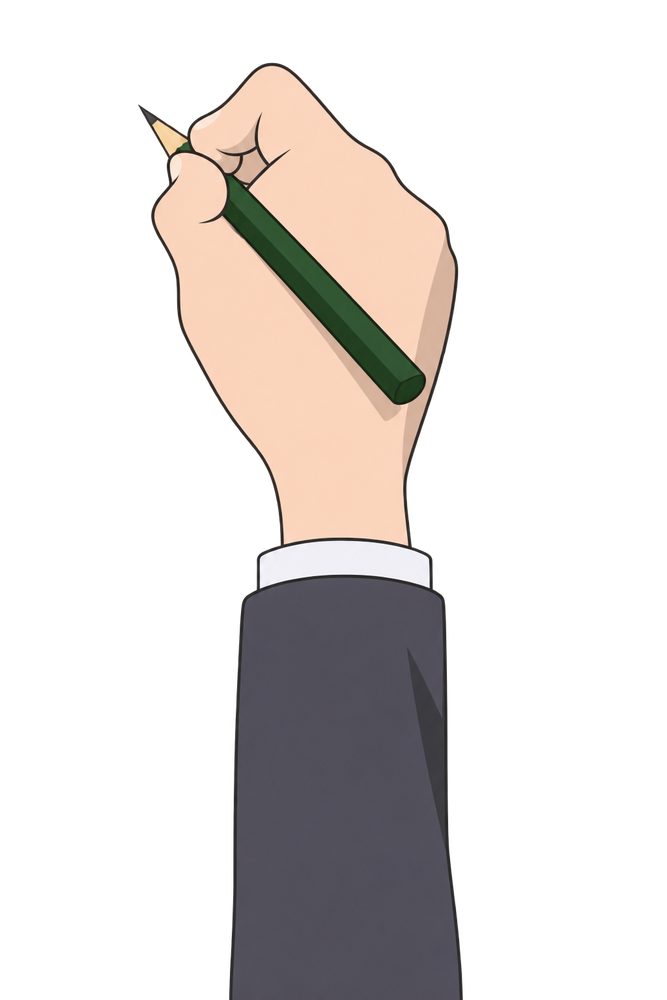
#> input picture art/cut/h08b_scrawl.png, 667 x 1000 px, shrunk from 1024 x 1536 before the run
$ python edge_clean.py ../art/cut/h08b_scrawl.png
#> lines starting #> are read from the running program, lines starting #| are printed output that depends on the picture; after the words box and inside, x2 and y2 are one past the last pixel; in counts of white or black regions, pixels touching at a corner belong together
"""Remove the light fringe round a cut-out's silhouette.

Cut-outs come from drawings on white. Outside the drawing's outer ink line there is a 1-2 px ring of light,
anti-aliased pixels; on a light background nobody sees it, on a dark one (the graphite hall, the sky) it reads
as a white edge round the figure, like a sticker. This drops the light pixels in the outer band (the line
itself stays), then softens the new edge by one pixel. Writes in place; the first original is kept in
art/cut/_edge/.
usage: python tools/edge_clean.py art/cut/a.png [art/cut/b.png ...]   [--band 2] [--light 0.55]
"""
import sys, os, shutil
import numpy as np
from PIL import Image
from scipy import ndimage

args = [a for a in sys.argv[1:] if not a.startswith('--')]
opt = lambda k, d: float(sys.argv[sys.argv.index(k) + 1]) if k in sys.argv else d
band_w = int(opt('--band', 2)); light_t = opt('--light', 0.55)
prot = [int(v) for v in sys.argv[sys.argv.index('--protect') + 1].split(',')] if '--protect' in sys.argv else None
os.makedirs('art/cut/_edge', exist_ok=True)
for p in args:
    if p.startswith('--') or (sys.argv[sys.argv.index(p) - 1] in ('--band', '--light', '--protect')): continue
    keep = os.path.join('art/cut/_edge', os.path.basename(p))
    if not os.path.exists(keep): shutil.copy2(p, keep)
    A = np.asarray(Image.open(p).convert('RGBA')).astype(np.float32) / 255
    rgb, a = A[..., :3], A[..., 3].copy()
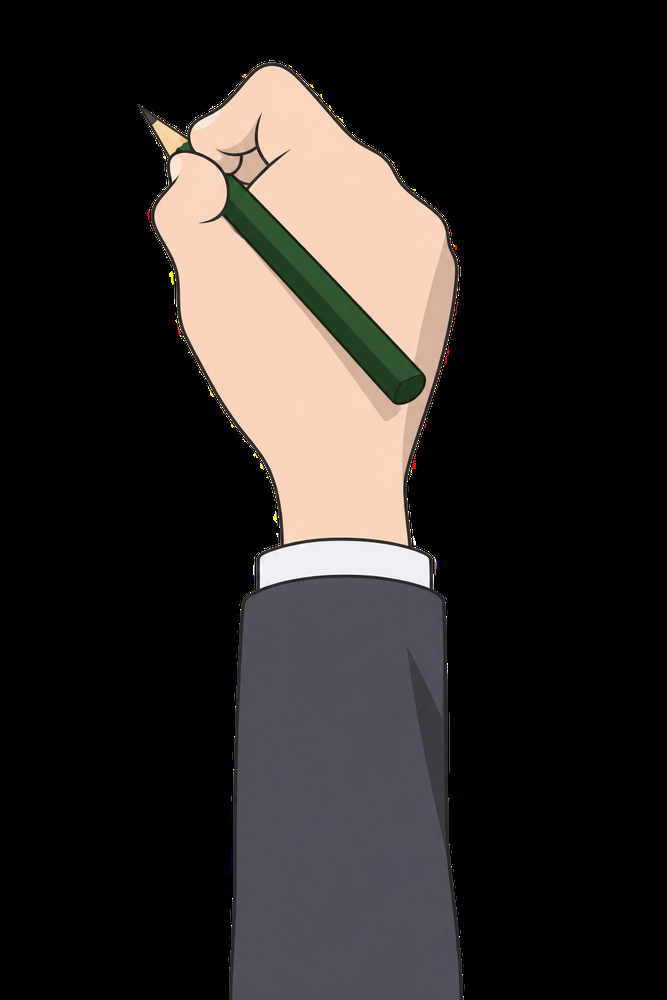
#> rgb: shape (1000, 667, 3) float32; mean R, G, B 0.175, 0.157, 0.149
    lum = rgb @ np.array([0.2126, 0.7152, 0.0722], np.float32)
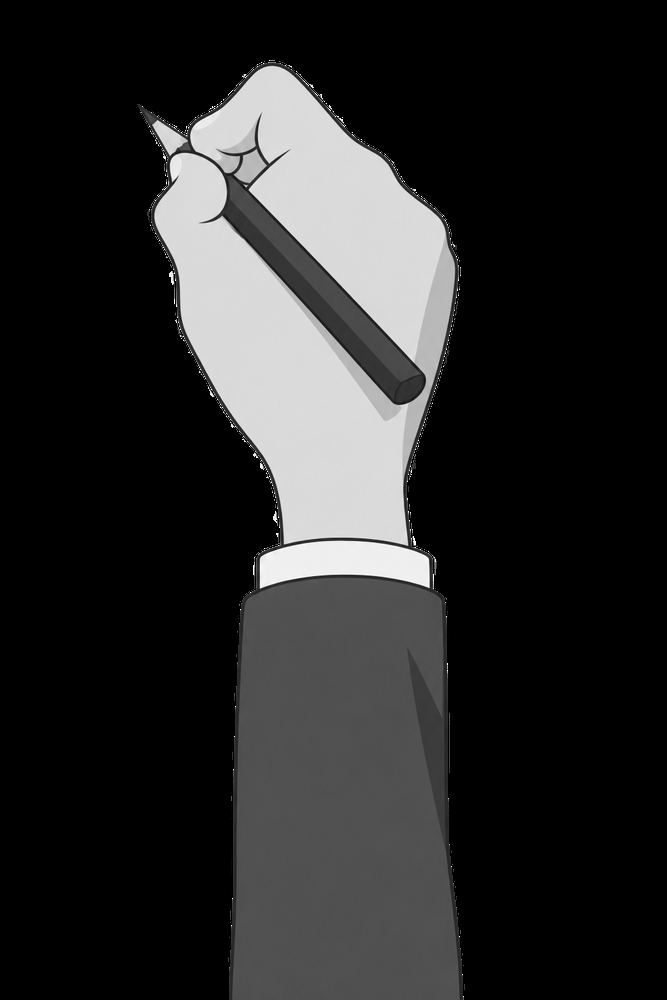
#> lum: shape (1000, 667) float32; min 0, max 1, mean 0.16
    outside = a < 0.5
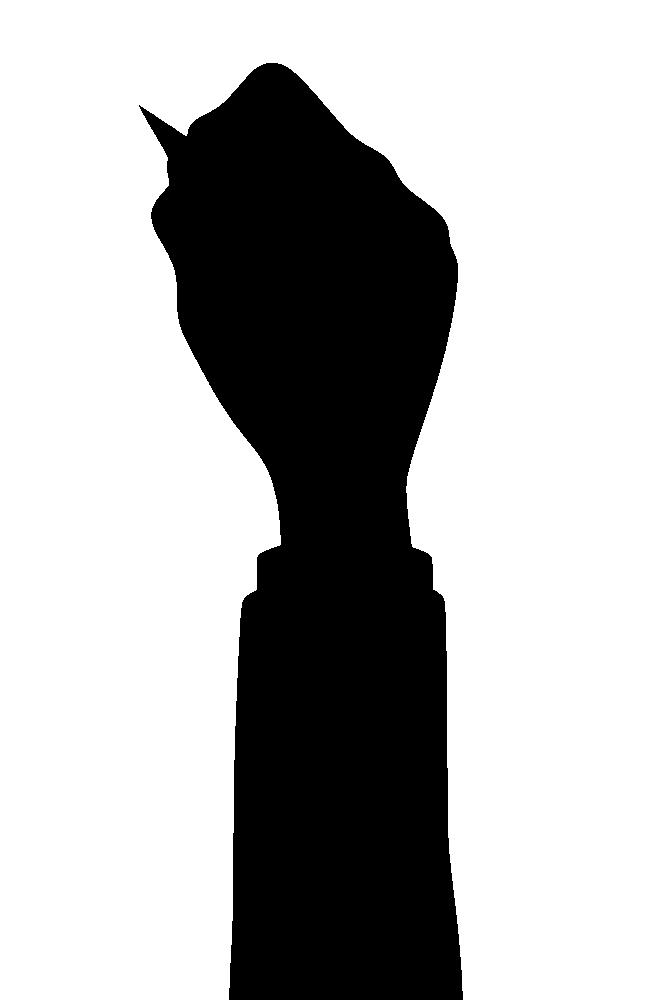
#> outside: shape (1000, 667) bool; 70.9% white; 1 black region, box (x1, y1, x2, y2) and area: (139, 63, 463, 1000) 193959
    band = ndimage.binary_dilation(outside, iterations=band_w) & ~outside
#> band: shape (1000, 667) bool; 0.61% white in thin lines or dots, all inside (x1, y1, x2, y2) = (139, 63, 463, 1000)
    drop = band & (lum > light_t)
#> drop: shape (1000, 667) bool; every value is 0
    if prot: drop[prot[1]:prot[3], prot[0]:prot[2]] = False
    a[drop] = 0
    # soften the new silhouette by a pixel: edge pixels take part alpha
    out2 = a < 0.5
    edge = ndimage.binary_dilation(out2, iterations=1) & ~out2
    if prot: edge[prot[1]:prot[3], prot[0]:prot[2]] = False
    a[edge] = np.minimum(a[edge], 0.7)
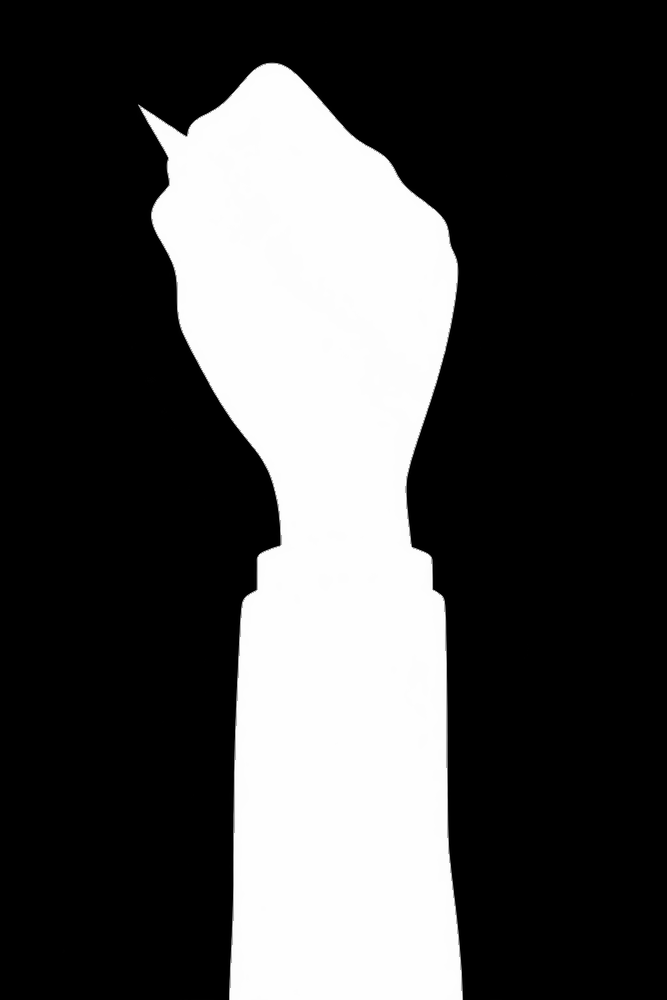
#> a: shape (1000, 667) float32; min 0, max 1, mean 0.289
    # edge pixels take the colour of the nearest solid interior pixel (no light rim colour left)
    solid = a >= 0.95
#> solid: shape (1000, 667) bool; 28.8% white; 1 white region, box (x1, y1, x2, y2) and area: (141, 64, 462, 1000) 191923
    if solid.any():
        _, (iy, ix) = ndimage.distance_transform_edt(~solid, return_indices=True)
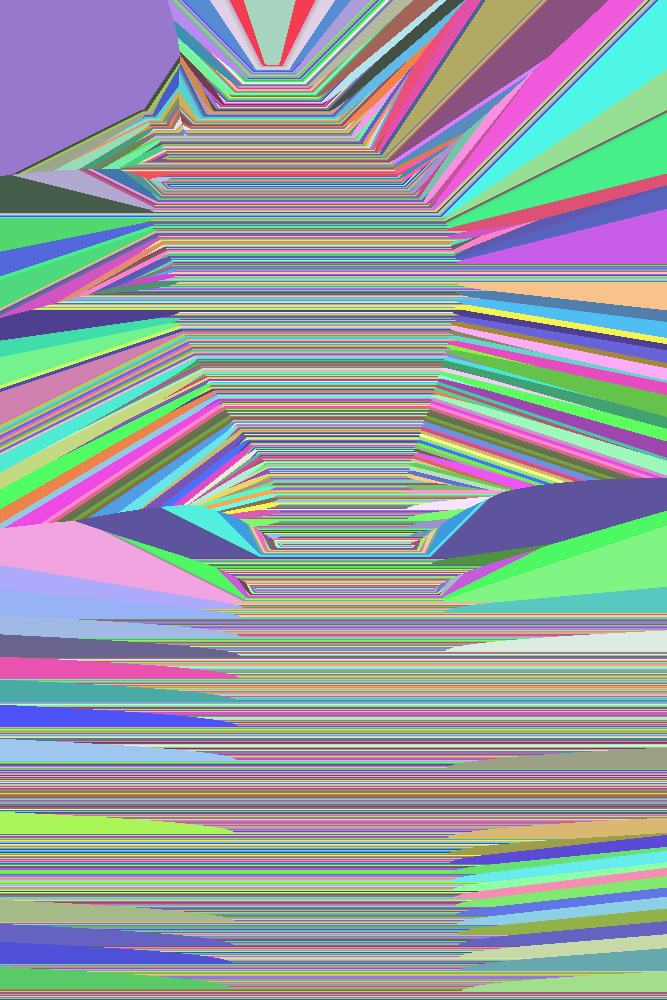
#> iy: shape (1000, 667) int32; 936 distinct labels, from 64 to 999; one colour per label, 0 black
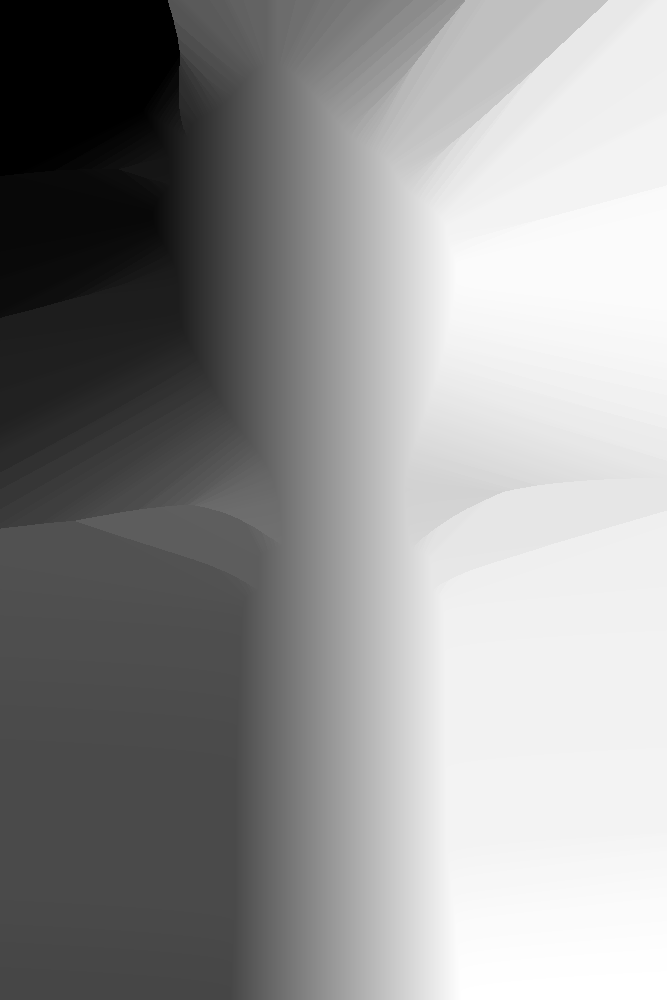
#> ix: shape (1000, 667) int32; min 141, max 461, mean 326.1; drawn with min black and max white
        e = (a > 0) & (a < 0.95)
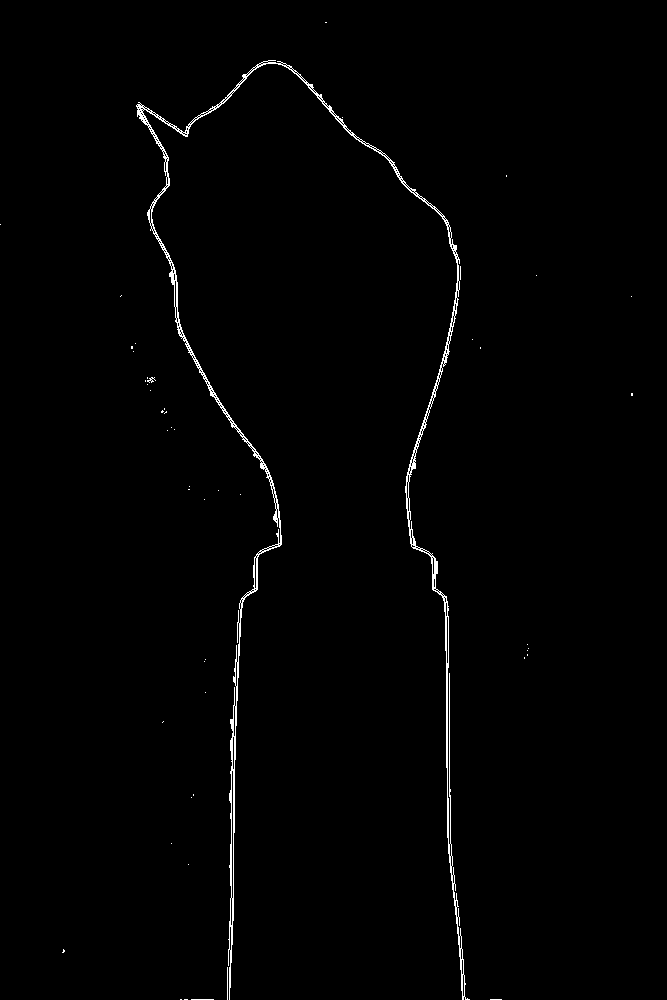
#> e: shape (1000, 667) bool; 0.99% white in thin lines or dots
        rgb[e] = rgb[iy[e], ix[e]]
    Image.fromarray((np.dstack([rgb, a]) * 255 + 0.5).astype(np.uint8), 'RGBA').save(p)
    print('cleaned', p, 'dropped', int(drop.sum()), 'px')
#| cleaned ../art/cut/h08b_scrawl.png dropped 0 px
